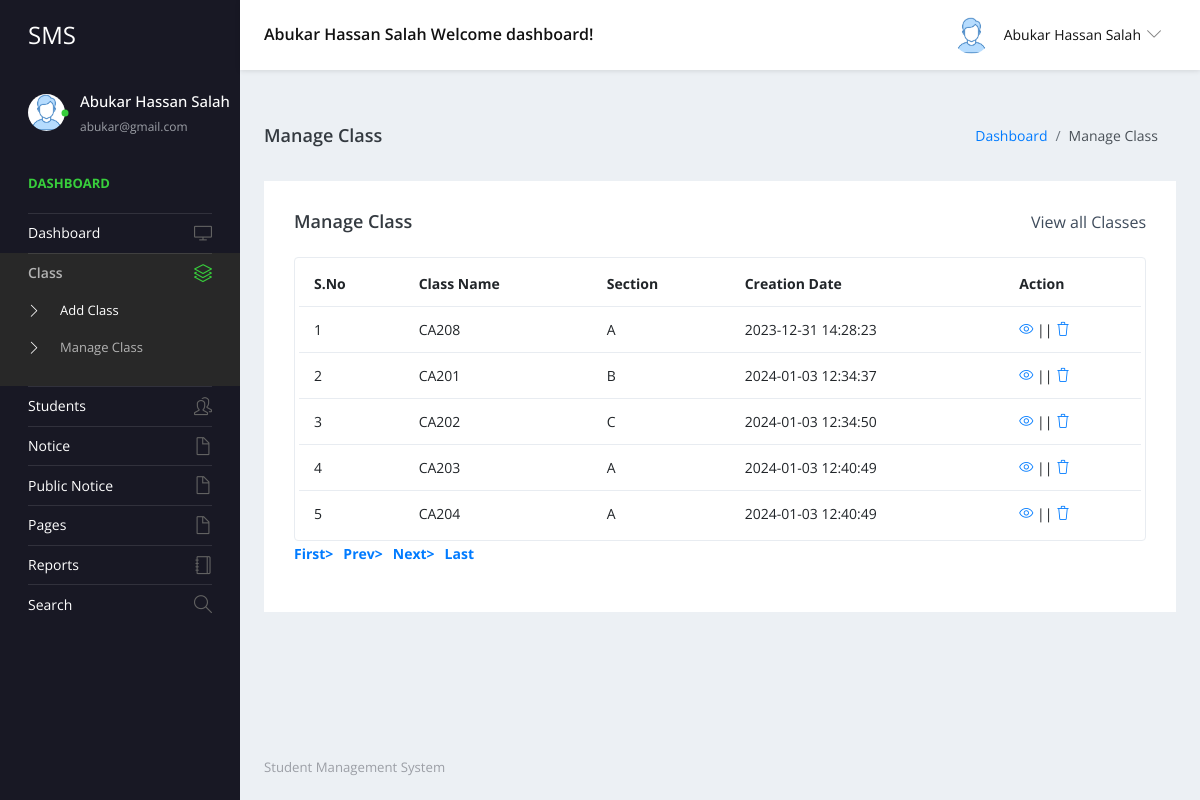
Page /studentms/admin/manage-class.php (signed in) on the committed database.
### tables this page shows
CREATE TABLE `tblclass` (
  `ID` int(5) NOT NULL,
  `ClassName` varchar(50) DEFAULT NULL,
  `Section` varchar(20) DEFAULT NULL,
  `CreationDate` timestamp NULL DEFAULT current_timestamp()
);

### studentms/admin/manage-class.php (the view, shortened to what this page needs)
<?php
include('includes/dbconnection.php');
if (strlen($_SESSION['sturecmsaid']==0)) {
  header('location:logout.php');
  } else{
?>
<!DOCTYPE html>
<html lang="en">
  <head>
    <link rel="stylesheet" href="vendors/simple-line-icons/css/simple-line-icons.css">
    <link rel="stylesheet" href="vendors/flag-icon-css/css/flag-icon.min.css">
    <link rel="stylesheet" href="vendors/css/vendor.bundle.base.css">
    <link rel="stylesheet" href="./vendors/daterangepicker/daterangepicker.css">
    <link rel="stylesheet" href="./vendors/chartist/chartist.min.css">
    <link rel="stylesheet" href="./css/style.css">
  </head>
  <body>
    <div class="container-scroller">
     <?php include_once('includes/header.php');?>
      <div class="container-fluid page-body-wrapper">
        <?php include_once('includes/sidebar.php');?>
        <div class="main-panel">
          <div class="content-wrapper">
             <div class="page-header">
              <h3 class="page-title"> Manage Class </h3>
              <nav aria-label="breadcrumb">
                <ol class="breadcrumb">
                  <li class="breadcrumb-item"><a href="dashboard.php">Dashboard</a></li>
                  <li class="breadcrumb-item active" aria-current="page"> Manage Class</li>
                </ol>
              </nav>
            </div>
            <div class="row">
              <div class="col-md-12 grid-margin stretch-card">
                <div class="card">
                  <div class="card-body">
                    <div class="d-sm-flex align-items-center mb-4">
                      <h4 class="card-title mb-sm-0">Manage Class</h4>
                      <a href="#" class="text-dark ml-auto mb-3 mb-sm-0"> View all Classes</a>
                    </div>
                    <div class="table-responsive border rounded p-1">
                      <table class="table">
                        <thead>
                          <tr>
                            <th class="font-weight-bold">S.No</th>
                            <th class="font-weight-bold">Class Name</th>
                            <th class="font-weight-bold">Section</th>
                            <th class="font-weight-bold">Creation Date</th>
                            <th class="font-weight-bold">Action</th>
                          </tr>
                        </thead>
                        <tbody>
                           <?php
                           if (isset($_GET['pageno'])) {
            $pageno = $_GET['pageno'];
        } else {
            $pageno = 1;
        }
        $no_of_records_per_page =15;
        $offset = ($pageno-1) * $no_of_records_per_page;
       $ret = "SELECT ID FROM tblclass";
$query1 = $dbh -> prepare($ret);
$query1->execute();
$total_rows=$query1->rowCount();
$total_pages = ceil($total_rows / $no_of_records_per_page);
$sql="SELECT * from tblclass LIMIT $offset, $no_of_records_per_page";
$query = $dbh -> prepare($sql);
$query->execute();
$results=$query->fetchAll(PDO::FETCH_OBJ);
$cnt=1;
if($query->rowCount() > 0)
{
foreach($results as $row)
{               ?>
                          <tr>
                            <td><?php echo htmlentities($cnt);?></td>
                            <td><?php  echo htmlentities($row->ClassName);?></td>
                            <td><?php  echo htmlentities($row->Section);?></td>
                            <td><?php  echo htmlentities($row->CreationDate);?></td>
                            <td>
                              <div><a href="edit-class-detail.php?editid=<?php echo htmlentities ($row->ID);?>"><i class="icon-eye"></i></a>
                                                || <a href="manage-class.php?delid=<?php echo ($row->ID);?>" onclick="return confirm('Do you really want to Delete ?');"> <i class="icon-trash"></i></a></div>
                            </td>
                          </tr><?php $cnt=$cnt+1;}} ?>
                        </tbody>
                      </table>
                    </div>
                    <div align="left">
    <ul class="pagination" >
        <li><a href="?pageno=1"><strong>First></strong></a></li>
        <li class="<?php if($pageno <= 1){ echo 'disabled'; } ?>">
            <a href="<?php if($pageno <= 1){ echo '#'; } else { echo "?pageno=".($pageno - 1); } ?>"><strong style="padding-left: 10px">Prev></strong></a>
        </li>
        <li class="<?php if($pageno >= $total_pages){ echo 'disabled'; } ?>">
            <a href="<?php if($pageno >= $total_pages){ echo '#'; } else { echo "?pageno=".($pageno + 1); } ?>"><strong style="padding-left: 10px">Next></strong></a>
        </li>
        <li><a href="?pageno=<?php echo $total_pages; ?>"><strong style="padding-left: 10px">Last</strong></a></li>
    </ul>
</div>
                  </div>
                </div>
              </div>
            </div>
          </div>
         <?php include_once('includes/footer.php');?>
        </div>
      </div>
    </div>
  </body>
</html><?php }  ?>

### studentms/admin/includes/header.php (shortened to what this page needs)
 <nav class="navbar default-layout-navbar col-lg-12 col-12 p-0 fixed-top d-flex flex-row">
        <div class="navbar-brand-wrapper d-flex align-items-center">
          <a class="navbar-brand brand-logo" href="dashboard.php">
            <strong style="color: white;">SMS</strong>
          </a>
        </div><?php
         $aid= $_SESSION['sturecmsaid'];
$sql="SELECT * from tbladmin where ID=:aid";
$query = $dbh -> prepare($sql);
$query->bindParam(':aid',$aid,PDO::PARAM_STR);
$query->execute();
$results=$query->fetchAll(PDO::FETCH_OBJ);
$cnt=1;
if($query->rowCount() > 0)
{
foreach($results as $row)
{               ?>
        <div class="navbar-menu-wrapper d-flex align-items-center flex-grow-1">
          <h5 class="mb-0 font-weight-medium d-none d-lg-flex"><?php  echo htmlentities($row->AdminName);?> Welcome dashboard!</h5>
          <ul class="navbar-nav navbar-nav-right ml-auto">
            <li class="nav-item dropdown d-none d-xl-inline-flex user-dropdown">
              <a class="nav-link dropdown-toggle" id="UserDropdown" href="#" data-toggle="dropdown" aria-expanded="false">
                <img class="img-xs rounded-circle ml-2" src="images/faces/face8.jpg" alt="Profile image"> <span class="font-weight-normal"> <?php  echo htmlentities($row->AdminName);?> </span></a>
                <?php $cnt=$cnt+1;}} ?>
            </li>
          </ul>
        </div>
      </nav>

### studentms/admin/includes/sidebar.php (shortened to what this page needs)
<nav class="sidebar sidebar-offcanvas" id="sidebar">
          <ul class="nav">
            <li class="nav-item nav-profile">
              <a href="#" class="nav-link">
                <div class="profile-image">
                  <img class="img-xs rounded-circle" src="images/faces/face8.jpg" alt="profile image">
                  <div class="dot-indicator bg-success"></div>
                </div>
                <div class="text-wrapper">
                  <?php
         $aid= $_SESSION['sturecmsaid'];
$sql="SELECT * from tbladmin where ID=:aid";
$query = $dbh -> prepare($sql);
$query->bindParam(':aid',$aid,PDO::PARAM_STR);
$query->execute();
$results=$query->fetchAll(PDO::FETCH_OBJ);
$cnt=1;
if($query->rowCount() > 0)
{
foreach($results as $row)
{               ?>
                  <p class="profile-name"><?php  echo htmlentities($row->AdminName);?></p>
                  <p class="designation"><?php  echo htmlentities($row->Email);?></p><?php $cnt=$cnt+1;}} ?>
                </div>
              </a>
            </li>
            <li class="nav-item nav-category">
              <span class="nav-link">Dashboard</span>
            </li>
            <li class="nav-item">
              <a class="nav-link" href="dashboard.php">
                <span class="menu-title">Dashboard</span>
                <i class="icon-screen-desktop menu-icon"></i>
              </a>
            </li>
            <li class="nav-item">
              <a class="nav-link" data-toggle="collapse" href="#ui-basic" aria-expanded="false" aria-controls="ui-basic">
                <span class="menu-title">Class</span>
                <i class="icon-layers menu-icon"></i>
              </a>
              <div class="collapse" id="ui-basic">
                <ul class="nav flex-column sub-menu">
                  <li class="nav-item"> <a class="nav-link" href="add-class.php">Add Class</a></li>
                  <li class="nav-item"> <a class="nav-link" href="manage-class.php">Manage Class</a></li>
                </ul>
              </div>
            </li>
            <li class="nav-item">
              <a class="nav-link" data-toggle="collapse" href="#ui-basic1" aria-expanded="false" aria-controls="ui-basic1">
                <span class="menu-title">Students</span>
                <i class="icon-people menu-icon"></i>
              </a>
            </li>
            <li class="nav-item">
              <a class="nav-link" data-toggle="collapse" href="#auth" aria-expanded="false" aria-controls="auth">
                <span class="menu-title">Notice</span>
                <i class="icon-doc menu-icon"></i>
              </a>
            </li>
            <li class="nav-item">
              <a class="nav-link" data-toggle="collapse" href="#auth1" aria-expanded="false" aria-controls="auth">
                <span class="menu-title">Public Notice</span>
                <i class="icon-doc menu-icon"></i>
              </a>
              <li class="nav-item">
              <a class="nav-link" data-toggle="collapse" href="#auth2" aria-expanded="false" aria-controls="auth">
                <span class="menu-title">Pages</span>
                <i class="icon-doc menu-icon"></i>
              </a>
            </li>
              <li class="nav-item">
              <a class="nav-link" href="between-dates-reports.php">
                <span class="menu-title">Reports</span>
                <i class="icon-notebook menu-icon"></i>
              </a>
            </li>
            <li class="nav-item">
              <a class="nav-link" href="search.php">
                <span class="menu-title">Search</span>
                <i class="icon-magnifier menu-icon"></i>
              </a>
            </li>
            </li>
          </ul>
        </nav>

### rows in the picture
tblclass: ClassName "CA208", Section "A", CreationDate "2023-12-31 14:28:23"
tblclass: ClassName "CA201", Section "B", CreationDate "2024-01-03 12:34:37"
tblclass: ClassName "CA202", Section "C", CreationDate "2024-01-03 12:34:50"
tblclass: ClassName "CA203", Section "A", CreationDate "2024-01-03 12:40:49"
tblclass: ClassName "CA204", Section "A", CreationDate "2024-01-03 12:40:49"

### other values in the picture
$row->AdminName "Abukar Hassan Salah"
$row->Email "abukar@gmail.com"
